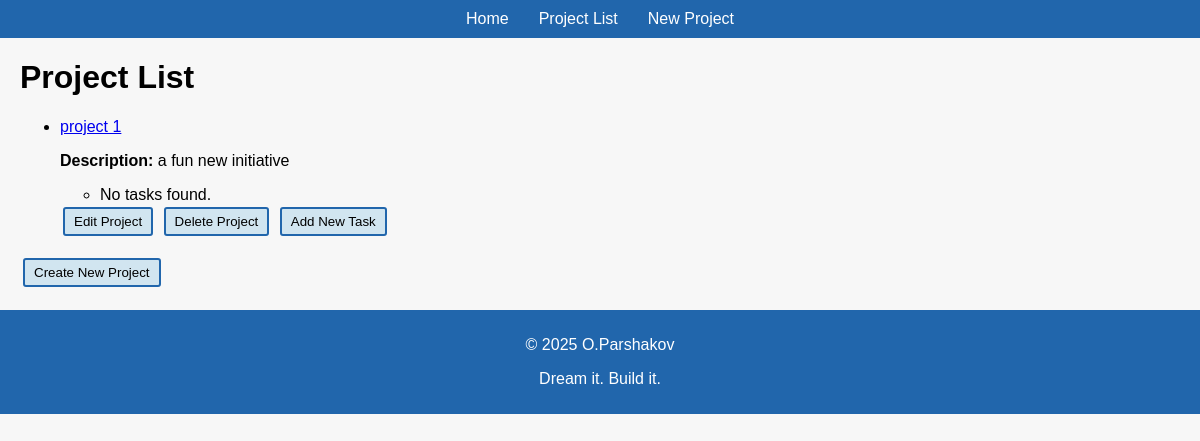
The page /projects/ on the database as committed earlier.
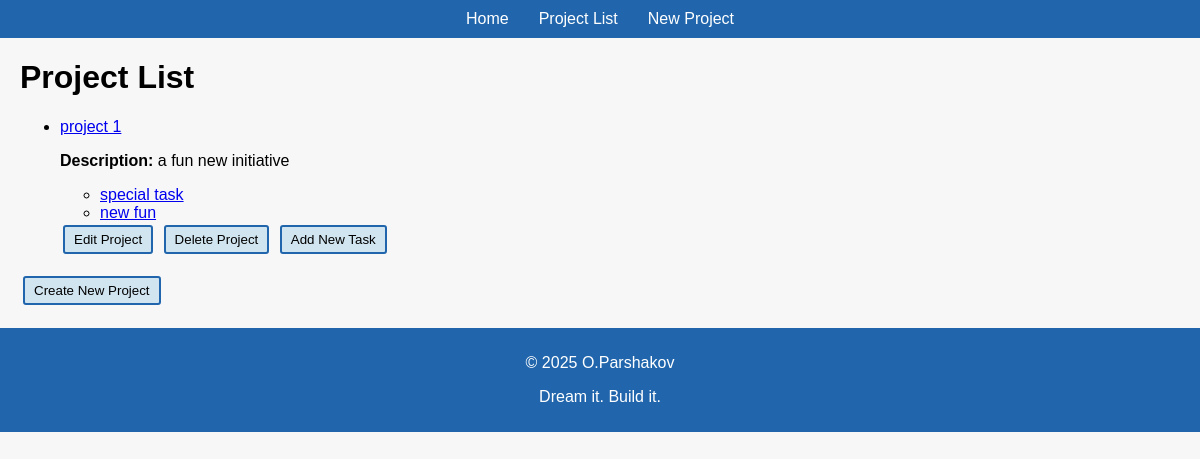
The same page on the database as committed later.
### manager/models.py (models this page shows, shortened)
class Project(models.Model):
    title = models.CharField(max_length=255)
    description = models.TextField(blank=True, null=True)
    created_at = models.DateTimeField(auto_now_add=True)

class Task(models.Model):
    STATUS_CHOICES = [
        ('todo', 'To Do'),
        ('in_progress', 'In Progress'),
        ('done', 'Done'),
    ]
    project = models.ForeignKey(Project, related_name='tasks', on_delete=models.CASCADE)
    title = models.CharField(max_length=255)
    description = models.TextField(blank=True, null=True)
    created_at = models.DateTimeField(auto_now_add=True)
    start_date = models.DateField()
    due_date = models.DateField()
    status = models.CharField(max_length=15, choices=STATUS_CHOICES, default='todo')
    def is_overdue(self):
        return self.due_date < date.today() and self.status != 'done'

### manager/views.py (the view)
# urls.py: path('projects/', views.ProjectListView.as_view(), name='project_list'),
class ProjectListView(ListView):
    model = Project
    template_name = 'manager/project_list.html'
    context_object_name = 'projects'  # default is object_list

### manager/templates/manager/project_list.html (shortened to what this page needs)
{% extends 'manager/base.html' %}
{% block content %}
    <h1>Project List</h1>
    <ul>
        {% for project in projects %}
            <li>
                <a href="{% url 'project_detail' id=project.id %}">{{ project.title }}</a>
                <p><strong>Description: </strong>
                {{ project.description|truncatewords:20 }}</p>
                <ul>
                    {% for task in project.tasks.all %}
                        <li {% if task.is_overdue %}class="overdue-task"{% endif %}>
                        <div class="task-entry">
                            <a href="{% url 'task_detail' task_id=task.id %}">{{ task.title }}</a>
                        </div>
                        </li>
                    {% empty %}
                        <li>No tasks found.</li>
                    {% endfor %}
                </ul>
                <button type="button" class="button-link" onclick="location.href='{% url 'project_edit' id=project.id %}';">Edit Project</button>
                <button type="button" class="button-link" onclick="location.href='{% url 'project_delete' id=project.id %}';">Delete Project</button>
                <button type="button" onclick="location.href='{% url 'task_create' project_id=project.id %}';">Add New Task</button>
            </li>
        {% empty %}
            <li>No projects found.</li>
        {% endfor %}
    </ul>
    <button type="button" onclick="location.href='{% url 'project_create' %}';">Create New Project</button>
{% endblock %}

### manager/templates/manager/base.html (shortened to what this page needs)
<!DOCTYPE html>
<html lang="en">
<head>
    {% load static %}
    <link rel="stylesheet" href="{% static 'css/style0.css' %}">
</head>
<body>
    <header>
        <nav>
            <ul>
                <li><a href="{% url 'home_page' %}">Home</a></li>
                <li><a href="{% url 'project_list' %}">Project List</a></li>
                <li><a href="{% url 'project_create' %}">New Project</a></li>
            </ul>
        </nav>
    </header>
    <main>
        {% block content %}{% endblock %}
    </main>
    <footer>
        <p>&copy; 2025 <a href="https://www.linkedin.com/in/alexander-parshakov/" style="color: white; text-decoration: none;">O.Parshakov</a></p>
        <p>Dream it. Build it.</p>
    </footer>
</body>
</html>

### static/css/style0.css (style rules this page uses)
body { font-family: Tahoma, Arial, sans-serif; margin: 0; padding: 0; background-color: #f7f7f7; }
header { background-color: #2166ac; color: #fff; padding: 10px 0; }
header nav ul { list-style: none; padding: 0; margin: 0; display: flex; justify-content: center; }
header nav ul li { margin: 0 15px; }
header nav ul li a { color: white; text-decoration: none; }
main { margin: 20px; }
footer { text-align: center; margin-top: 20px; padding: 10px 0; background-color: #2166ac; color: white; }
button { background-color: #d1e5f0; border: 2px solid #2166ac; cursor: pointer; padding: 5px 9px; border-radius: 3px; margin: 3px; }

Rows that differ between the two databases and show on the page:
shown differently, row unchanged: Project "project 1": no longer shows "No tasks found."
added Task: title "special task"
added Task: title "new fun"
